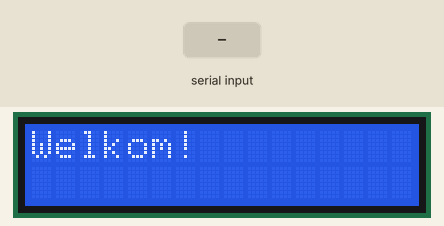
Bench run of a sketch on a simulated Arduino Uno, built with avr-gcc and run on an emulated ATmega328P. Parts: 16×2 character LCD. The inputs (shaded band) are chosen by the test bench. What the sketch prints to the serial monitor is not drawn.

Above: at 0.1 s.
At 6.2 s:
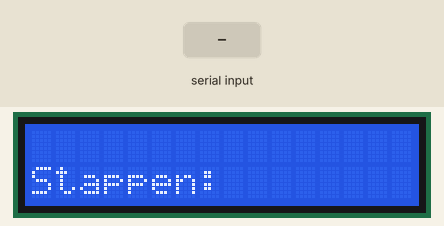
6.3 s: "x" received over the second serial link
7.8 s: "1" received over the second serial link
At 8.8 s:
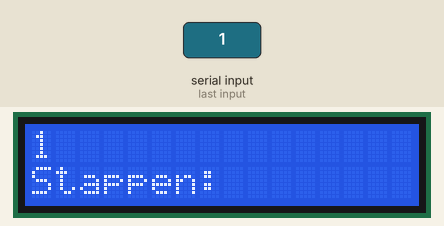
Timing chart, 0 to 10.8 s (numbered marks = the images above; inputs shaded):
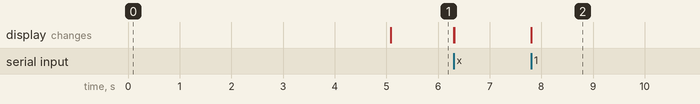

Measured:
- after the input at 7.8 s, the display: changes at once (image 2)

The sketch:

bluetooth_lcd_switching_text_sending_bytes.ino
```cpp
#include <SoftwareSerial.h>
#include <Wire.h>
#include <LiquidCrystal_I2C.h>

SoftwareSerial BTserial(0, 1);  // RX | TX
LiquidCrystal_I2C lcd(0x27, 16, 2);

int valueToSend = 50;

char data = '\0';

void setup() {
  Serial.begin(9600);
  BTserial.begin(9600);  // Set Bluetooth serial baud rate

  lcd.init();
  lcd.backlight();
  lcd.setCursor(0, 0);
  lcd.print("Welkom!");
  delay(5000);
  lcd.clear();
}

void loop() {
  if (BTserial.available()) {

    data = BTserial.read();

    if (data == 'x') {
      byte highByte = (valueToSend >> 8) & 0xFF;
      byte lowByte = valueToSend & 0xFF;

      Serial.write(highByte);
      Serial.write(lowByte);
      lcd.clear();
    } else {
      lcd.print(data);
      // lcd.setCursor(0, 1);
      // lcd.print("Stappen:" + valueToSend);
    }
  } else {
    lcd.setCursor(0, 1);
    lcd.print("Stappen:");
    lcd.setCursor(0, 0);
  }
}
```
